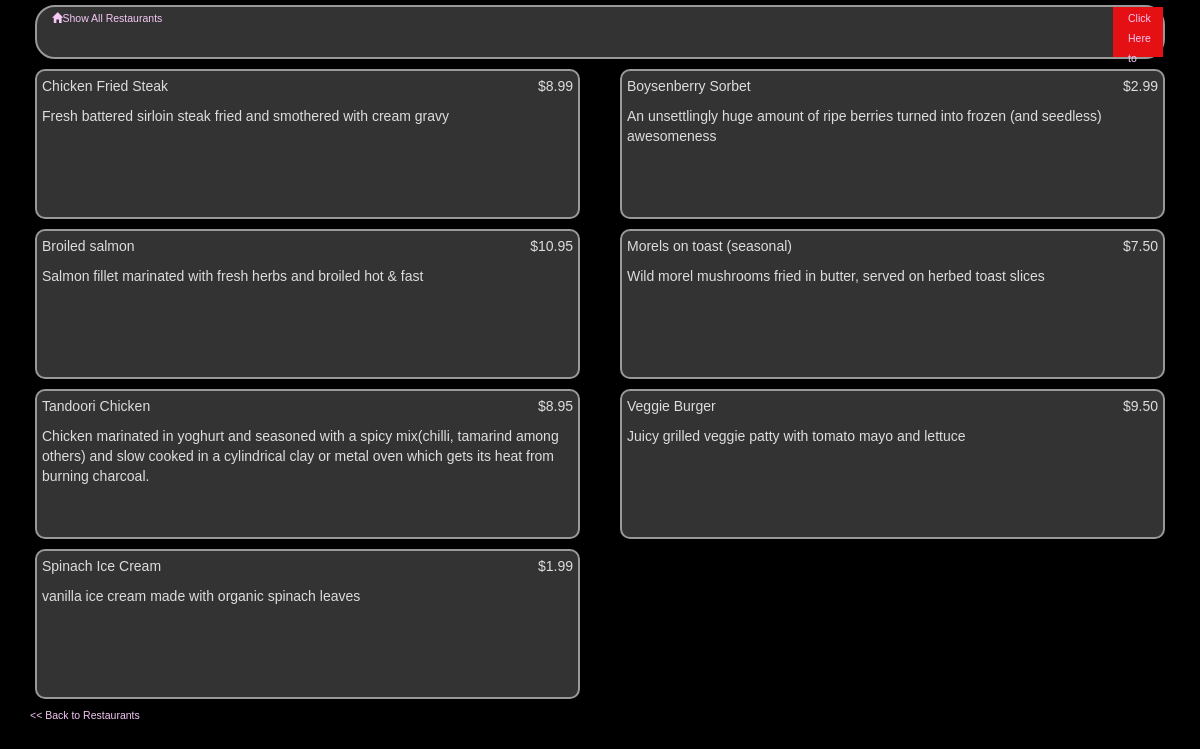
Screenshot of /restaurants/7/ with the database file from the repository.
### database_setup.py (models this page shows, shortened)
class MenuItem(Base):
    __tablename__ = 'menu_item'
    name = Column(String(80), nullable = False)
    id = Column(Integer, primary_key = True)
    course = Column(String(250))
    description = Column(String(250))
    price = Column(String(8))
    restaurant_id = Column(Integer, ForeignKey('restaurant.id'))
    user_id = Column(Integer, ForeignKey('user.id'))
    restaurant = relationship(Restaurant)
    user = relationship(User)

### finalProject.py (the view)
@app.route('/restaurants/<int:restaurant_id>/')
def showMenu(restaurant_id):
    restaurant = session.query(Restaurant).filter_by(id = restaurant_id).one()
    items = session.query(MenuItem).filter_by(restaurant_id = restaurant.id)
    creator = getUserInfo(restaurant.user_id)
    if 'username' not in login_session or creator.id != login_session['user_id']:
        return render_template('publicmenu.html', items = items,
                               restaurant = restaurant, creator = creator)
    else:
        return render_template('menu.html', restaurant = restaurant, items = items,
                           creator = creator)

### finalProject.py (called while the page is built)
def getUserInfo(user_id):
    user = session.query(User).filter_by(id = user_id).one()
    return user

### templates/publicmenu.html (shortened to what this page needs)
{% extends "main.html" %}
{% block content %}
    	<div class="header clearfix">
			<div class="col-md-6">
                <a href="{{url_for('showRestaurants')}}">
                    <span class="glyphicon glyphicon-home" aria-hidden="true"></span>Show All Restaurants
                </a>
            </div>
            <div class="col-md-6 user pull-right">
                <a href="{{url_for('showLogin')}}">Click Here to Log in</a>
            </div>
        </div>
        <div class="row">
        {% for i in items %}
            <div class="col-md-6">
            	<div class="restaurant">
                	<div class="nameandprice">
            			<span class="name"><p>{{i.name}}</p></span>
            			<span class="price"><p>{{i.price}}</p></span>
        			</div>
                    <div class="description">
                        <p>{{i.description}}</p>
                    </div>
                </div>
            </div>
        {% endfor %}
        </div>
        <a href="{{url_for('showRestaurants')}}">&lt;&lt; Back to Restaurants</a>
{% endblock %}

### static/style.css (style rules this page uses)
body { font-family: sans-serif; background-image: url('img3.jpg'); background-color: #000; }
p, dd, dt, label { color: #DDDDDD; }
a { text-decoration: none; color:#F5C8F5; font-size: .75em; }
.header { border: 2px solid; border-radius: 20px; margin: 5px 5px 5px 5px; border-color: #999999; background-color: #333333; }
.user { height:50px; width:50px; vertical-align:middle; background-color:#E51013; }
.restaurant { margin: 5px 5px 5px 5px; height:150px; border: 2px solid; border-radius: 10px; padding: 5px 5px 15px 5px; border-color: #999999; background-color: #333333; }
.name { width:50%; display: inline-block; float: left; }
.price { text-align: right; width:50%; float: right; }

### rows the page displays
MenuItem: name "Chicken Fried Steak", price "$8.99", description "Fresh battered sirloin steak fried and smothered with cream gravy"
MenuItem: name "Boysenberry Sorbet", price "$2.99", description "An unsettlingly huge amount of ripe berries turned into frozen (and seedless) awesomeness"
MenuItem: name "Broiled salmon", price "$10.95", description "Salmon fillet marinated with fresh herbs and broiled hot & fast"
MenuItem: name "Morels on toast (seasonal)", price "$7.50", description "Wild morel mushrooms fried in butter, served on herbed toast slices"
MenuItem: name "Tandoori Chicken", price "$8.95", description "Chicken marinated in yoghurt and seasoned with a spicy mix(chilli, tamarind among others) and slow cooked in a cylindrical clay or metal oven which gets its heat from burning charcoal."
MenuItem: name "Veggie Burger", price "$9.50", description "Juicy grilled veggie patty with tomato mayo and lettuce"
MenuItem: name "Spinach Ice Cream", price "$1.99", description "vanilla ice cream made with organic spinach leaves"
